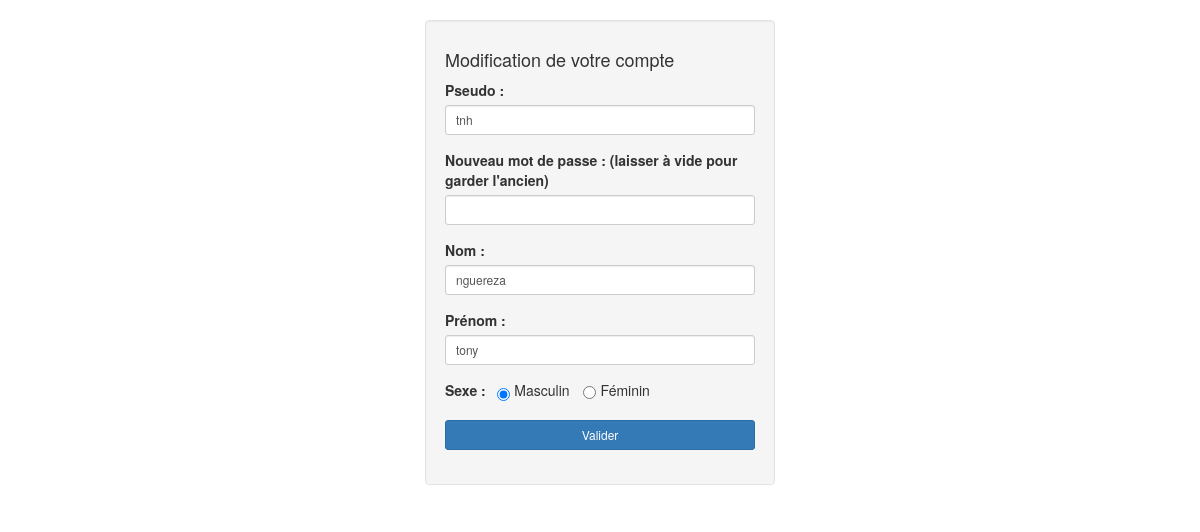
/modifier.php (signed in), run on the app's committed database.
### tables this page shows
CREATE TABLE IF NOT EXISTS `users` (
  `id` int(11) NOT NULL AUTO_INCREMENT,
  `pseudo` varchar(50) NOT NULL,
  `password` varchar(255) NOT NULL,
  `nom` varchar(255) NOT NULL,
  `prenom` varchar(255) NOT NULL,
  `sexe` varchar(255) NOT NULL,
  PRIMARY KEY (`id`)
);

### modifier.php (the view, shortened to what this page needs)
<?php
		if(!isset($_SESSION['id']) || !isset($_SESSION['pseudo'])){
			header('location:connexion.php');
		}
		else{
			$id = $_SESSION['id'];
			$sql = mysql_query("SELECT * FROM users WHERE id = '$id'") or die('Erreur de la requête SQL');
			$donnees = mysql_fetch_array($sql);
		?>
	<!DOCTYPE html>
	<html>
	  <head>
		<link href="bootstrap/css/bootstrap.min.css" rel="stylesheet">
		<link href="bootstrap/css/style.css" rel="stylesheet">
	  </head>
	  <body>
		<div class = "container">
			<br />
				<div class "row">
					<div class = "col-lg-offset-4 col-lg-4 col-lg-offset-4">
						<form action = "modifier.php" method = "post" class = "well">
							<h4 class = "head">Modification de votre compte</h4>
							<div class = "form-group">
								<label for = "pseudo">Pseudo : </label>
								<input type = "text" name = "pseudo" value = "<?php echo $donnees['pseudo'];?>" class = "form-control input-sm">
							</div>
							<div class = "form-group">
								<label for = "password">Nouveau mot de passe : (laisser à vide pour garder l'ancien)</label>
								<input type = "password" name = "password" value = "" class = "form-control  input-sm">
							</div>
							<div class = "form-group">
								<label for = "nom">Nom : </label>
								<input type = "text" name = "nom" value = "<?php echo $donnees['nom'];?>" class = "form-control input-sm">
							</div>
							<div class = "form-group">
								<label for = "prenom">Prénom : </label>
								<input type = "text" name = "prenom" value = "<?php echo $donnees['prenom'];?>" class = "form-control input-sm">
							</div>
							<div class = "form-group">
								<label for = "sexe">Sexe : &nbsp; </label>
								<input type = "radio" name = "sexe" value = "masculin" <?php echo ($donnees['sexe'] == 'masculin')?'checked':'';?> class = "radio-inline"> Masculin <input type = "radio" name = "sexe" value = "feminin"  <?php echo ($donnees['sexe'] == 'feminin')?'checked':'';?> class = "radio-inline"> Féminin
							</div>
							<div class = "form-group">
								<input type = "submit" name = "submit" value = "Valider" class = "btn btn-sm btn-primary btn-block">
							</div>
						</form>
					</div>
				</div>
		<?php
			}
		?>
		</div>
  </body>
</html>

### data on the page
users: pseudo "tnh", nom "nguereza", prenom "tony", sexe "☑"
